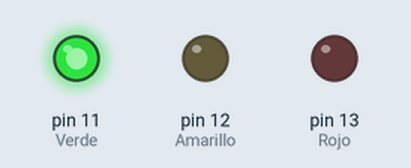
This sketch was run on a simulated Arduino Uno, built with avr-gcc and run on an emulated ATmega328P. Parts: output pins drawn as LEDs (lit = HIGH).

Above: at 2.5 s.
At 6.7 s:
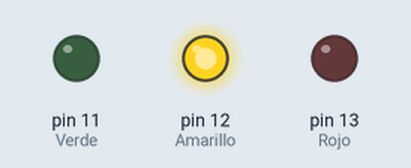
At 9.7 s:
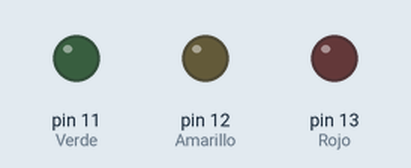
At 13.0 s:
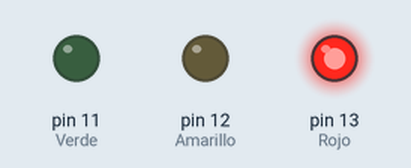
Timing chart, 0 to 19.5 s (numbered marks = the images above):
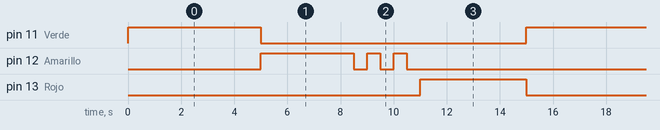

Measured:
- by itself, pin 11 (Verde): alternates HIGH for 5.0 s and LOW for 10.0 s
- by itself, pin 12 (Amarillo): repeats every 15.0 s: 2 × (LOW 0.50 s, HIGH 0.50 s), LOW 9.5 s, HIGH 3.5 s
- by itself, pin 13 (Rojo): alternates HIGH for 4.0 s and LOW for 11.0 s

The sketch:

Practica6_SemaforoConBlinkingLight.ino
```cpp
void setup() {
  pinMode(11, OUTPUT); // Verde
  pinMode(12, OUTPUT); // Amarillo
  pinMode(13, OUTPUT); // Rojo
}

void loop() {
  // Verde encendido 5 segundos
  digitalWrite(11, HIGH);
  delay(5000);
  digitalWrite(11, LOW);

  // Amarillo encendido 3 segundos
  digitalWrite(12, HIGH);
  delay(3000);
  digitalWrite(12, LOW);

  // Amarillo parpadea 3 veces (100 ms encendido, 100 ms apagado)
  for (int i = 0; i < 3; i++) {
    digitalWrite(12, HIGH);
    delay(500);
    digitalWrite(12, LOW);
    delay(500);
  }

  // Rojo encendido 4 segundos
  digitalWrite(13, HIGH);
  delay(4000);
  digitalWrite(13, LOW);
}
```
